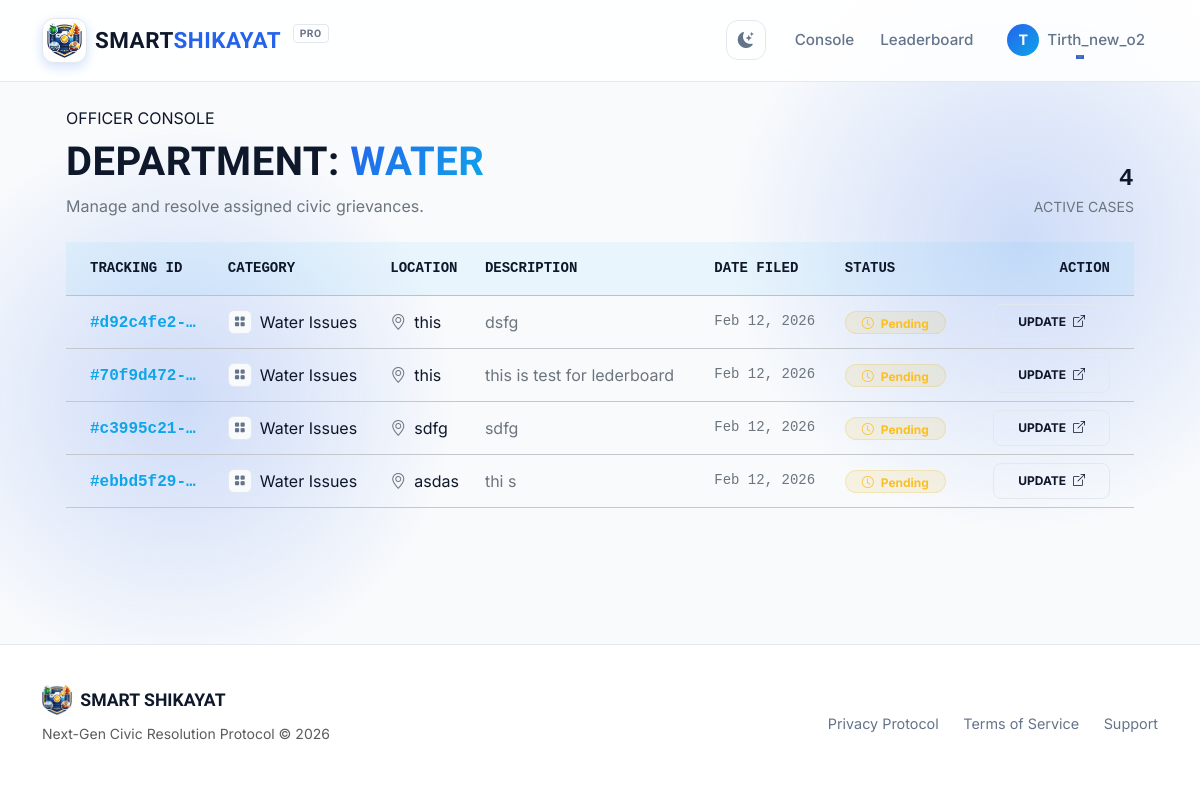
/complaints/leaderboard/ (signed in), run on an earlier commit of the app's database.
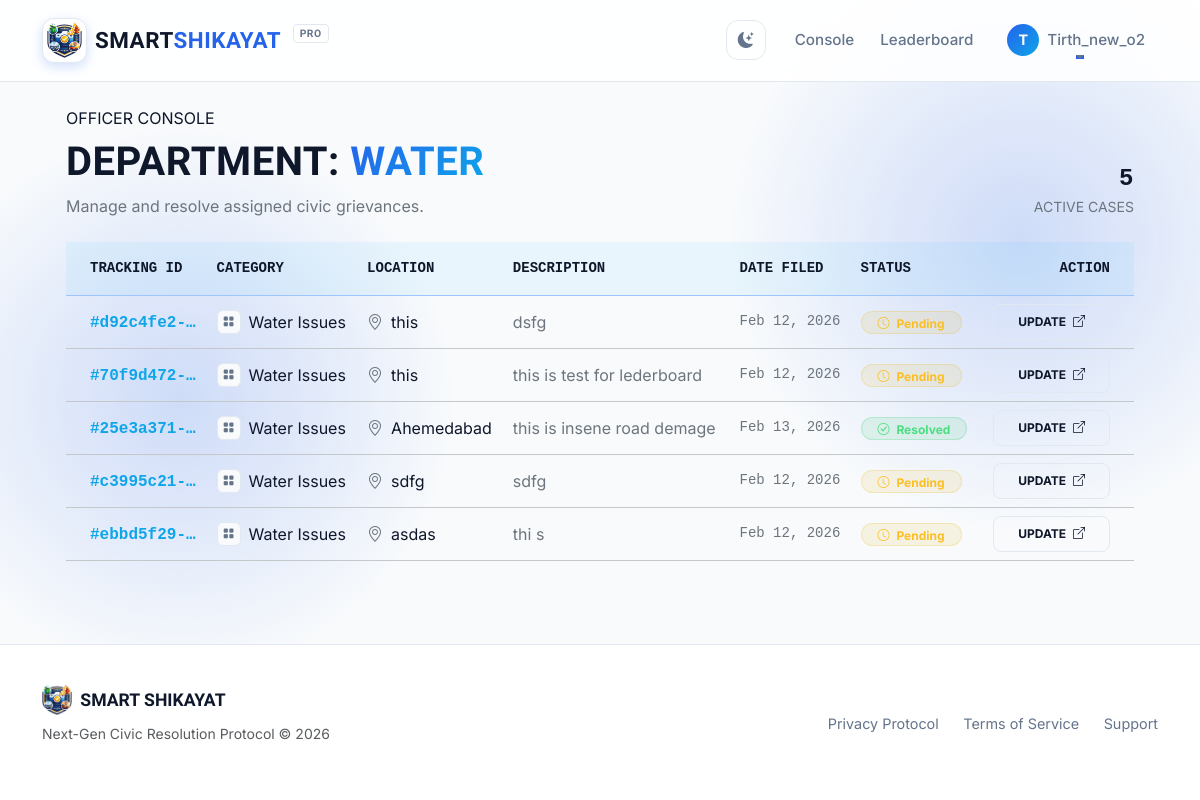
And on a later commit of the database.
### complaints/models.py (models this page shows, shortened)
class Complaint(models.Model):
    CATEGORY_CHOICES = [
        ('road', 'Road Damage'),
        ('water', 'Water Issues'),
        ('garbage', 'Garbage'),
        ('parking', 'Illegal Parking'),
        ('fire', 'Fire Hazard'),
    ]
    STATUS_CHOICES = [
        ('pending', 'Pending'),
        ('progress', 'In Progress'),
        ('resolved', 'Resolved'),
    ]
    DEPARTMENT_CHOICES = [
        ('municipal', 'Municipal Corporation'),
        ('water', 'Water Department'),
        ('traffic', 'Traffic Police'),
        ('fire', 'Fire Department'),
    ]
    tracking_id = models.UUIDField(default=uuid.uuid4, editable=False, unique=True)
    user = models.ForeignKey(
        settings.AUTH_USER_MODEL,
        on_delete=models.CASCADE,
        related_name='complaints'
    )
    category = models.CharField(max_length=20, choices=CATEGORY_CHOICES)
    description = models.TextField()
    location = models.CharField(max_length=255)
    image = models.ImageField(upload_to='complaints/', null=True, blank=True)
    status = models.CharField(
        max_length=20,
        choices=STATUS_CHOICES,
        default='pending'
    )
    department = models.CharField(
        max_length=20,
        choices=DEPARTMENT_CHOICES,
        blank=True
    )
    created_at = models.DateTimeField(auto_now_add=True)
    vehicle_number = models.CharField(max_length=20, blank=True, null=True)
    fine_amount = models.DecimalField(max_digits=10, decimal_places=2, default=0.00)
    fine_paid = models.BooleanField(default=False)
    reporter_earning = models.DecimalField(max_digits=10, decimal_places=2, default=0.00)
    is_ai_checked = models.BooleanField(default=False)
    ai_language = models.CharField(max_length=50, blank=True, null=True)

### complaints/views.py (the view)
# urls.py: path('leaderboard/', views.department_leaderboard, name='department_leaderboard'),
@login_required
def department_leaderboard(request):
    if request.user.role != 'officer':
        return redirect('complaint_list')
    complaints = Complaint.objects.filter(department=request.user.department)
    complaints = complaints.annotate(
        loc_freq=Window(
            expression=Count('id'),
            partition_by=[F('location')]
        )
    ).order_by('-loc_freq', '-created_at')
    return render(request, 'complaints/leaderboard.html', {'complaints': complaints})

### templates/complaints/leaderboard.html (shortened to what the changed rows need)
{% extends 'base.html' %}
{% load static %}
{% block content %}
<div class="container-fluid px-4 py-4"> <div class="d-flex justify-content-between align-items-end mb-4 animate-fade-up">
        <div>
            <h2 class="display-6 fw-bold">
                Department: <span class="text-gradient">{{ user.department|default:"General"|title }}</span>
            </h2>
        </div>
        <div class="d-none d-md-block text-end">
            <h4 class="fw-bold mb-0 font-monospace">{{ complaints.count }}</h4>
            <span class="text-secondary small text-uppercase">Active Cases</span>
        </div>
    </div>
    <div class="glass-card p-0 overflow-hidden animate-fade-up" style="animation-delay: 100ms;">
        <div class="table-responsive">
            <table class="table table-hover align-middle mb-0" style="background: transparent;">
                <thead class="bg-primary-subtle text-primary border-bottom border-primary-subtle">
                    <tr>
                        <th class="py-3 ps-4 text-uppercase small fw-bold font-monospace">Tracking ID</th>
                        <th class="py-3 text-uppercase small fw-bold font-monospace">Category</th>
                        <th class="py-3 text-uppercase small fw-bold font-monospace">Location</th>
                        <th class="py-3 text-uppercase small fw-bold font-monospace">Description</th>
                        <th class="py-3 text-uppercase small fw-bold font-monospace">Date Filed</th>
                        <th class="py-3 text-uppercase small fw-bold font-monospace">Status</th>
                        <th class="py-3 pe-4 text-end text-uppercase small fw-bold font-monospace">Action</th>
                    </tr>
                </thead>
                <tbody>
                    {% for complaint in complaints %}
                    <tr class="transition-hover border-bottom border-secondary-subtle">
                        <td class="ps-4">
                            <span class="fw-bold font-monospace text-accent">#{{ complaint.tracking_id|truncatechars:10 }}</span>
                        </td>
                        <td>
                            <div class="d-flex align-items-center">
                                <span class="icon-box-xs me-2">
                                    <i class="bi bi-grid-fill"></i>
                                </span>
                                {{ complaint.get_category_display }}
                            </div>
                        </td>
                        <td>
                            <div class="d-flex align-items-center text-truncate" style="max-width: 180px;" title="{{ complaint.location }}">
                                <i class="bi bi-geo-alt me-2 text-secondary"></i>
                                <span>{{ complaint.location }}</span>
                            </div>
                        </td>
                        <td>
                            <span class="text-secondary text-truncate d-block" style="max-width: 250px;">
                                {{ complaint.description|truncatewords:8 }}
                            </span>
                        </td>
                        <td class="font-monospace small text-secondary">
                            {{ complaint.created_at|date:"M d, Y" }}
                        </td>
                        <td>
                            {% if complaint.status == 'pending' or complaint.status == 'Pending' %}
                                <span class="badge bg-warning-subtle text-warning border border-warning-subtle rounded-pill px-3">
                                    <i class="bi bi-clock me-1"></i> Pending
                                </span>
                            {% elif complaint.status == 'progress' or complaint.status == 'In Progress' %}
                                <span class="badge bg-info-subtle text-info border border-info-subtle rounded-pill px-3">
                                    <i class="bi bi-gear-wide-connected me-1"></i> Processing
                                </span>
                            {% elif complaint.status == 'resolved' or complaint.status == 'Resolved' %}
                                <span class="badge bg-success-subtle text-success border border-success-subtle rounded-pill px-3">
                                    <i class="bi bi-check-circle me-1"></i> Resolved
                                </span>
                            {% else %}
                                <span class="badge bg-secondary-subtle text-secondary border border-secondary-subtle rounded-pill px-3">
                                    {{ complaint.get_status_display }}
                                </span>
                            {% endif %}
                        </td>
                        <td class="pe-4 text-end">
                            <a href="{% url 'complaint_update_status' complaint.tracking_id %}" class="btn btn-sm btn-outline-glow text-uppercase fw-bold" style="font-size: 0.75rem;">
                                Update <i class="bi bi-box-arrow-up-right ms-1"></i>
                            </a>
                        </td>
                    </tr>
                    {% endfor %}
                </tbody>
            </table>
        </div>
    </div>
</div>
{% endblock %}

What changed in the data, as far as the page shows it:
added Complaint: tracking_id "25e3a371-…", category "Water Issues", location "Ahemedabad", description "this is insene road demage", created_at "Feb 13, 2026", status "resolved" (drawn)
Also different on the page:
{{ complaints.count }}: "4" → "5"
